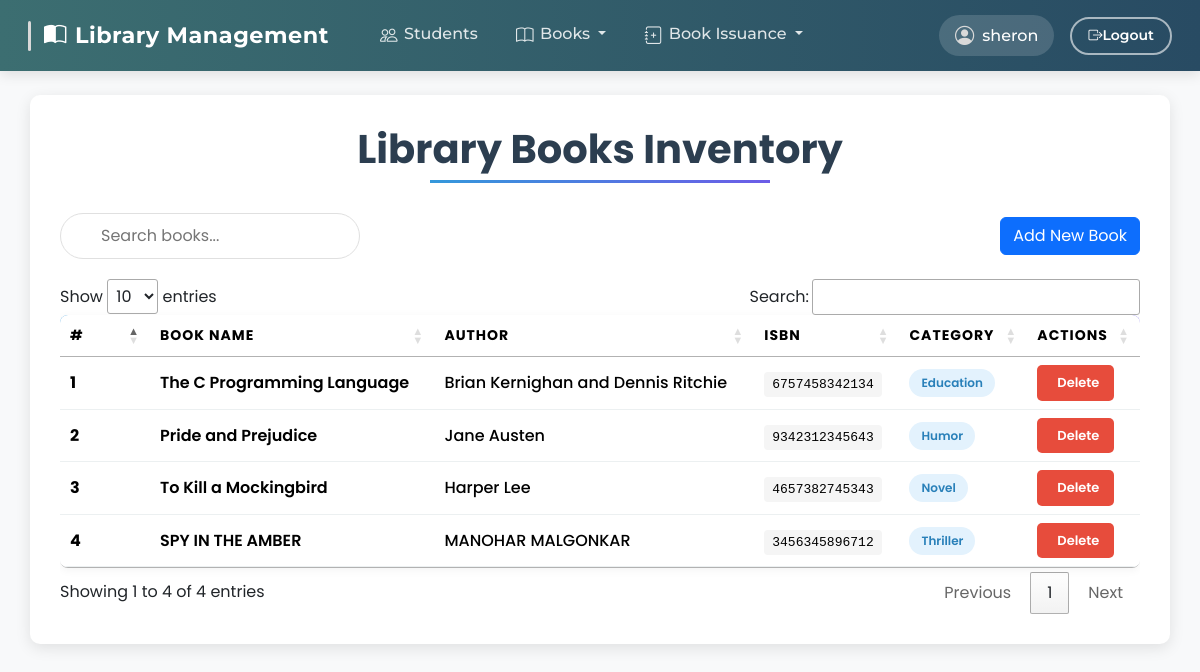
The page /view_books/ (signed in) on the database its author committed.
### library/models.py (models this page shows, shortened)
class Book(models.Model):
    name = models.CharField(max_length=200)
    author = models.CharField(max_length=200)
    isbn = models.PositiveIntegerField()
    category = models.CharField(max_length=50)

### library/views.py (the view)
# urls.py: path("view_books/", views.view_books, name="view_books"),
@login_required(login_url = '/admin_login')
def view_books(request):
    books = Book.objects.all()
    return render(request, "view_books.html", {'books':books})

### library/templates/view_books.html (shortened to what this page needs)
{% extends 'admin_navbar.html' %}
{% load static %}
{% block body %}
<div class="container books-container">
    <div class="text-center">
        <h1 class="page-title">Library Books Inventory</h1>
    </div>
    <div class="table-controls">
        <div class="search-container">
            <input type="text" id="bookSearch" class="search-input" placeholder="Search books...">
        </div>
        <a href="/add_book" class="btn btn-primary">
             Add New Book
        </a>
    </div>
    {% if books %}
    <div class="table-responsive">
        <table class="table books-table" id="example">
            <thead>
                <tr>
                    <th>#</th>
                    <th>Book Name</th>
                    <th>Author</th>
                    <th>ISBN</th>
                    <th>Category</th>
                    <th>Actions</th>
                </tr>
            </thead>
            <tbody>
                {% for book in books %}
                <tr>
                    <td class="serial-number">{{forloop.counter}}</td>
                    <td class="book-title">{{book.name}}</td>
                    <td class="author-name">{{book.author}}</td>
                    <td><span class="isbn-number">{{book.isbn}}</span></td>
                    <td><span class="category-badge">{{book.category}}</span></td>
                    <td>
                        <a href="/delete_book/{{book.id}}/" class="btn btn-delete"
                           onclick="return confirmDelete(event, '{{book.name}}')">
                             Delete
                        </a>
                    </td>
                </tr>
                {% endfor %}
            </tbody>
        </table>
    </div>
    {% endif %}
</div>
{% endblock %}

### library/templates/admin_navbar.html (shortened to what this page needs)
<!doctype html>
<html lang="en">
  <head>
    <link href="https://cdn.jsdelivr.net/npm/bootstrap@5.3.2/dist/css/bootstrap.min.css" rel="stylesheet">
    <link rel="stylesheet" href="https://cdn.datatables.net/1.13.6/css/jquery.dataTables.min.css">
    <link rel="stylesheet" href="https://cdn.datatables.net/buttons/2.4.1/css/buttons.dataTables.min.css">
    <link href="https://cdn.jsdelivr.net/npm/bootstrap-icons@1.11.1/font/bootstrap-icons.css" rel="stylesheet">
  </head>
  <body>
    <nav class="navbar navbar-expand-lg navbar-dark">
      <div class="container-fluid">
        <a class="navbar-brand" href="#">
          <i class="bi bi-book-half me-2"></i>Library Management
        </a>
        <div class="collapse navbar-collapse" id="mainNavigation">
          <ul class="navbar-nav me-auto mb-2 mb-lg-0">
            <li class="nav-item">
              <a class="nav-link" href="/view_students/">
                <i class="bi bi-people"></i>Students
              </a>
            </li>
            <li class="nav-item dropdown">
              <a class="nav-link dropdown-toggle" href="#" id="booksDropdown" role="button" data-bs-toggle="dropdown" aria-expanded="false">
                <i class="bi bi-book"></i>Books
              </a>
            </li>
            <li class="nav-item dropdown">
              <a class="nav-link dropdown-toggle" href="#" id="issueBookDropdown" role="button" data-bs-toggle="dropdown" aria-expanded="false">
                <i class="bi bi-journal-plus"></i>Book Issuance
              </a>
            </li>
          </ul>
          <div class="d-flex align-items-center">
            <span class="navbar-text">
              <i class="bi bi-person-circle"></i>{{ request.user }}
            </span>
            <a href="/logout/" class="btn btn-outline-danger btn-sm ms-3">
              <i class="bi bi-box-arrow-right"></i>Logout
            </a>
          </div>
        </div>
      </div>
    </nav>
    <div class="container-fluid mt-4">
      {% block body %}{% endblock %}
    </div>
  </body>
</html>

### library/templates/admin_navbar.html (style rules this page uses)
:root { --primary: #3c6e71; --secondary: #284b63; --accent: #d9d9d9; --light: #f0f9ff; --dark: #353535; --danger: #d62828; }
body { font-family: 'Poppins', sans-serif; background-color: #f8f9fa; }
.navbar { background: linear-gradient(to right, var(--primary), var(--secondary)) !important; padding: 0.8rem 1rem; box-shadow: 0 4px 12px rgba(0, 0, 0, 0.1); font-family: 'Montserrat', sans-serif; }
.navbar-brand { font-weight: 700; font-size: 1.4rem; color: white !important; letter-spacing: 0.5px; padding: 0.25rem 1rem; position: relative; transition: all 0.3s ease; }
.navbar-brand::before { content: ''; position: absolute; height: 30px; width: 3px; background-color: var(--accent); left: 0; top: 50%; transform: translateY(-50%); border-radius: 2px; }
.nav-link { color: rgba(255, 255, 255, 0.85) !important; font-weight: 500; padding: 0.6rem 1rem !important; margin: 0 0.2rem; border-radius: 5px; transition: all 0.3s ease; }
.nav-link .bi { font-size: 1.1rem; margin-right: 0.4rem; vertical-align: -0.125em; }
.navbar-text { color: white !important; font-weight: 500; background-color: rgba(255, 255, 255, 0.15); padding: 0.4rem 1rem; border-radius: 50px; display: flex; align-items: center; }
.navbar-text .bi { font-size: 1.2rem; margin-right: 0.5rem; color: var(--accent); }
.btn-outline-danger { border-width: 2px; font-weight: 600; padding: 0.4rem 1rem; border-radius: 50px; transition: all 0.3s ease; color: white; border-color: rgba(255, 255, 255, 0.6); background-color: transparent; }

### library/templates/view_books.html (style rules this page uses)
.books-container { background-color: #ffffff; border-radius: 10px; padding: 30px; box-shadow: 0 4px 15px rgba(0, 0, 0, 0.1); margin-top: 20px; margin-bottom: 40px; }
.page-title { color: #2c3e50; font-weight: 700; margin-bottom: 30px; position: relative; display: inline-block; padding-bottom: 10px; }
.page-title:after { content: ""; position: absolute; width: 70%; height: 3px; background: linear-gradient(to right, #3498db, #6c5ce7); bottom: 0; left: 15%; }
.books-table { border-collapse: separate; border-spacing: 0; width: 100%; border-radius: 8px; overflow: hidden; box-shadow: 0 2px 10px rgba(0, 0, 0, 0.05); }
.books-table thead { background: linear-gradient(to right, #3498db, #6c5ce7); color: white; }
.books-table th { padding: 15px; text-transform: uppercase; font-size: 14px; letter-spacing: 1px; font-weight: 600; border: none; }
.books-table td { padding: 15px; vertical-align: middle; border-bottom: 1px solid #ecf0f1; }
.books-table tbody tr { transition: all 0.3s; }
.books-table tbody tr:nth-child(even) { background-color: #f8fafc; }
.serial-number { font-weight: 700; color: #7f8c8d; width: 70px; }
.book-title { font-weight: 600; color: #2c3e50; }
.category-badge { background-color: #e3f2fd; color: #2980b9; padding: 5px 12px; border-radius: 20px; font-size: 12px; font-weight: 600; display: inline-block; }
.author-name { color: #3498db; font-weight: 500; }
.isbn-number { font-family: monospace; background-color: #f5f5f5; padding: 5px 8px; border-radius: 4px; font-size: 13px; }
.btn-delete { background-color: #e74c3c; color: white; border: none; padding: 8px 15px; border-radius: 5px; transition: all 0.3s; font-weight: 600; font-size: 13px; }
.table-controls { display: flex; justify-content: space-between; align-items: center; margin-bottom: 20px; }
.search-container { position: relative; max-width: 300px; }
.search-input { width: 100%; padding: 10px 15px 10px 40px; border-radius: 30px; border: 1px solid #e0e0e0; transition: all 0.3s; }

### rows shown on the page
Book: name "The C Programming Language", author "Brian Kernighan and Dennis Ritchie", isbn "6757458342134", category "Education"
Book: name "Pride and Prejudice", author "Jane Austen", isbn "9342312345643", category "Humor"
Book: name "To Kill a Mockingbird", author "Harper Lee", isbn "4657382745343", category "Novel"
Book: name "SPY IN THE AMBER", author "MANOHAR MALGONKAR", isbn "3456345896712", category "Thriller"

### other values the page prints
{{ request.user }} "sheron"
